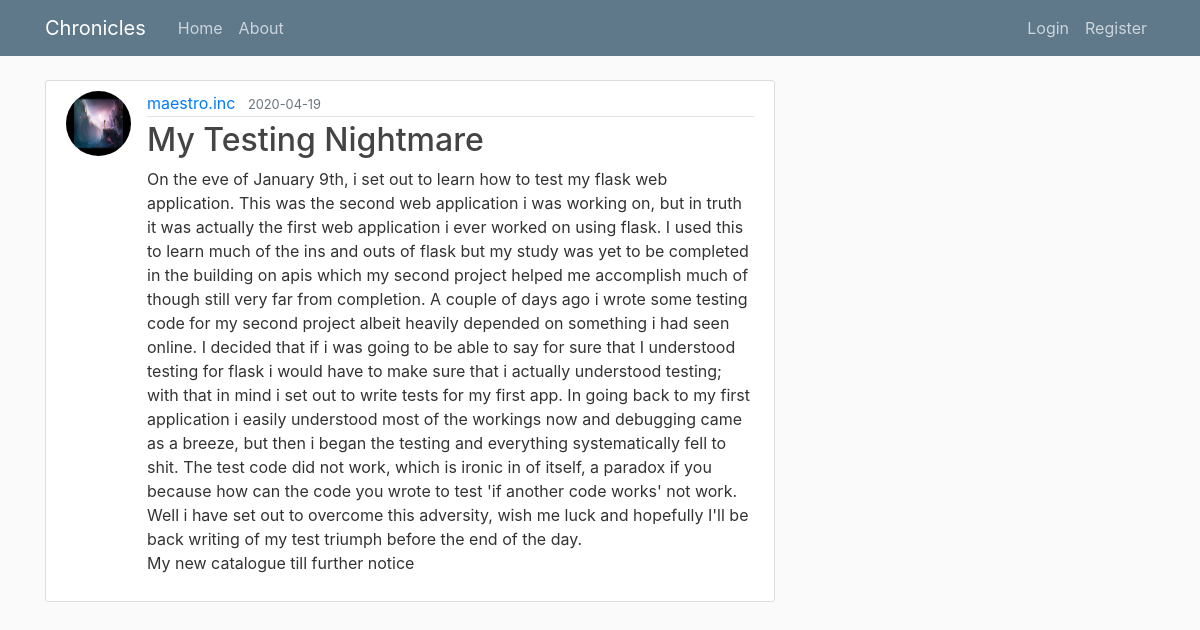
/post/1, run on the app's committed database.
### flaskblog/models.py (models this page shows, shortened)
class User(db.Model, UserMixin):
    id = db.Column(db.Integer(), primary_key=True)
    username = db.Column(db.String(100), unique=True, nullable=False)
    email = db.Column(db.String(100), unique=True, nullable=False)
    password = db.Column(db.String(70), nullable=False)
    image_file = db.Column(db.String(55), nullable=False, default='default.png')
    post = db.relationship('Post', backref="author", lazy=True)

class Post(db.Model):
    id = db.Column(db.Integer(), primary_key=True)
    title = db.Column(db.String(200), nullable=False)
    date_posted = db.Column(db.DateTime, nullable=False, default=datetime.utcnow)
    content = db.Column(db.String(1200000), nullable=False)
    user_id = db.Column(db.Integer(), db.ForeignKey(User.id), nullable=False)

### flaskblog/Posts/routes.py (the view)
@posts.route("/post/<int:post_id>")
def post(post_id):
    post = Post.query.get_or_404(post_id)
    return render_template("post.html", title=post.title, post=post)

### flaskblog/templates/post.html (shortened to what this page needs)
{% extends "layout.html" %}
{% block content %}
  <article class="media content-section">
    <img class="rounded-circle article-img" src="{{ url_for('static', filename='profile_pics/' + post.author.image_file) }}">
    <div class="media-body">
      <div class="article-metadata">
        <a class="mr-2" href="#">{{ post.author.username }}</a>
        <small class="text-muted">{{ post.date_posted.strftime('%Y-%m-%d') }}</small>
      </div>
      <h2 class="article-title">{{ post.title }}</h2>
      <p class="article-content">{{ post.content }}</p>
    </div>
  </article>
{% endblock content %}

### flaskblog/static/main.css (style rules this page uses)
body { background: #fafafa; color: #333333; margin-top: 5rem; }
h1, h2, h3, h4, h5, h6 { color: #444444; }
.content-section { background: #ffffff; padding: 10px 20px; border: 1px solid #dddddd; border-radius: 3px; margin-bottom: 20px; }
.article-title { color: #444444; }
.article-content { white-space: pre-line; }
.article-img { height: 65px; width: 65px; margin-right: 16px; }
.article-metadata { padding-bottom: 1px; margin-bottom: 4px; border-bottom: 1px solid #e3e3e3 }

### data on the page
User: image_file (picture), author.username "maestro.inc"
Post: date_posted "2020-04-19", title "My Testing Nightmare", content "On the eve of January 9th, i set out to learn how to test my flask web application. This was the second web application i was working on, but in truth it was actually the first web application i ever worked on using flask. I used this to learn much of the ins and outs of flask but my study was yet to be completed in the building on apis which my second project helped me accomplish much of though still very far from completion. A couple of days ago i wrote some testing code for my second project albeit heavily depended on something i had seen online. I decided that if i was going to be able to say for sure that I understood testing for flask i would have to make sure that i actually…"
